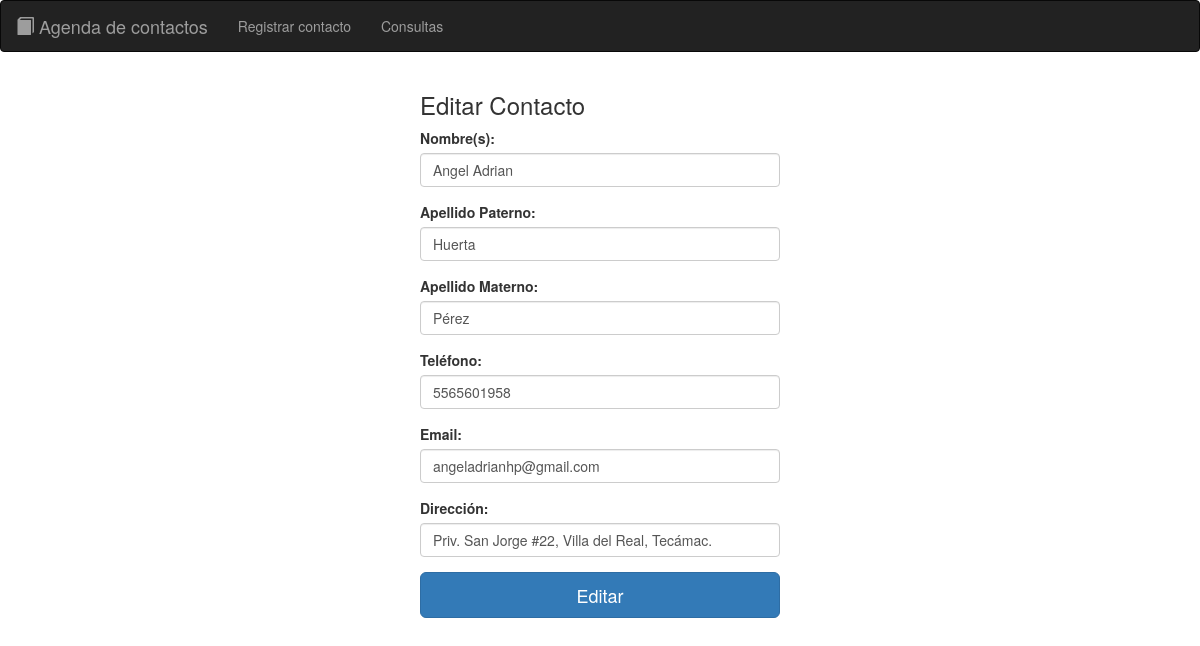
The app's page /index.php?action=editar&idEditar=1 with its own data.
### tables this page shows
CREATE TABLE IF NOT EXISTS `contactos` (
  `idContacto` int(11) NOT NULL AUTO_INCREMENT,
  `nombre` varchar(50) NOT NULL,
  `apPaterno` varchar(50) NOT NULL,
  `apMaterno` varchar(50) NOT NULL,
  `telefono` bigint(20) NOT NULL,
  `email` varchar(50) NOT NULL,
  `direccion` varchar(250) NOT NULL,
  `fechaRegistro` date NOT NULL,
  PRIMARY KEY (`idContacto`)
);

### controllers/enlacesPaginaController.php (called while the page is built, shortened)
<?php
Class EnlacesPaginaController{
	public function enlaces(){
		if (isset($_GET['action'])) {
			$enlace = $_GET['action'];
		}else{
			$enlace = "index";
		}
		$respuesta = EnlacesPaginaModel::verEnlaces($enlace);
		include $respuesta;
	}
}
?>

### controllers/indexController.php (called while the page is built)
<?php
Class IndexController{
	public function mostrarIndex(){
		include "views/template.php";
	}
}
?>

### index.php (called while the page is built, shortened)
<?php
require_once "controllers/indexController.php";
require_once "controllers/enlacesPaginaController.php";
require_once "controllers/contactosController.php";
$index = new IndexController();
$index->mostrarIndex();
?>

### models/conexion.php (called while the page is built)
<?php
Class Conexion{
	public static function conectar(){
		try{
			$conexion = new PDO("mysql:host=localhost;dbname=agenda", "root", "");
			$conexion->setAttribute(PDO::ATTR_ERRMODE, PDO::ERRMODE_EXCEPTION);
			return $conexion;
		}catch (Exception $e) {
			echo $e->getMessage();
		}
	}
}
?>

### models/contactosModel.php (called while the page is built, shortened)
<?php
require_once "conexion.php";
Class ContactosModel{
	public static function llenarFormulario($datos){
		$stmt = Conexion::conectar()->prepare("SELECT * FROM contactos WHERE idContacto = :id");
		$stmt->bindParam(":id", $datos, PDO::PARAM_INT);
		$stmt->execute();
		return $stmt->fetch();
	}
}
?>

### controllers/contactosController.php (the view, shortened to what this page needs)
<?php
require_once "models/contactosModel.php";
Class ContactosController{
	public function verFormulario(){
		$datos = $_GET['idEditar'];
		$respuesta = ContactosModel::llenarFormulario($datos);
		echo '<div>
				<input type="hidden" name="txtid" value="'.$respuesta['idContacto'].'">
			</div>
			<div class="form-group">
				<label>Nombre(s):</label>
				<input type="text" class="form-control" name="txtnombre" value="'.utf8_encode($respuesta['nombre']).'" required>
			</div>
			<div class="form-group">
				<label>Apellido Paterno:</label>
				<input type="text" class="form-control" name="txtapp" value="'.utf8_encode($respuesta['apPaterno']).'" required>
			</div>
			<div class="form-group">
				<label>Apellido Materno:</label>
				<input type="text" class="form-control" name="txtapm" value="'.utf8_encode($respuesta['apMaterno']).'" required>
			</div>
			<div class="form-group">
				<label>Teléfono:</label>
				<input type="number" class="form-control" name="txttel" value="'.$respuesta['telefono'].'" required>
			</div>
			<div class="form-group">
				<label>Email:</label>
				<input type="email" class="form-control" name="txtemail" value="'.$respuesta['email'].'" required>
			</div>
			<div class="form-group">
				<label>Dirección:</label>
				<input type="text" class="form-control" name="txtdir" value="'.utf8_encode($respuesta['direccion']).'" required>
			</div>
			<button class="btn btn-lg btn-primary btn-block btn-signin" type="submit" name="editar">Editar</button>';
	}
}
?>

### records on screen
contactos: txtnombre "Angel Adrian", txtapp "Huerta", txtapm "Pérez", txttel "5565601958", txtemail "angeladrianhp@gmail.com", txtdir "Priv. San Jorge #22, Villa del Real, Tecámac."
